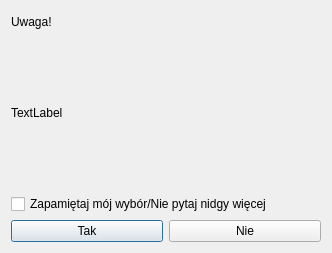
<?xml version="1.0" encoding="UTF-8"?>
<ui version="4.0">
 <class>Dialog</class>
 <widget class="QDialog" name="Dialog">
  <property name="geometry">
   <rect>
    <x>0</x>
    <y>0</y>
    <width>332</width>
    <height>253</height>
   </rect>
  </property>
  <property name="windowTitle">
   <string>Dialog</string>
  </property>
  <layout class="QGridLayout" name="gridLayout">
   <item row="0" column="0">
    <layout class="QVBoxLayout" name="verticalLayout_2">
     <item>
      <widget class="QLabel" name="label_2">
       <property name="text">
        <string>Uwaga!</string>
       </property>
      </widget>
     </item>
     <item>
      <widget class="QLabel" name="label">
       <property name="minimumSize">
        <size>
         <width>300</width>
         <height>150</height>
        </size>
       </property>
       <property name="text">
        <string>TextLabel</string>
       </property>
      </widget>
     </item>
    </layout>
   </item>
   <item row="1" column="0">
    <layout class="QVBoxLayout" name="verticalLayout">
     <item>
      <widget class="QCheckBox" name="checkBox">
       <property name="text">
        <string>Zapamiętaj mój wybór/Nie pytaj nidgy więcej</string>
       </property>
      </widget>
     </item>
     <item>
      <layout class="QHBoxLayout" name="horizontalLayout">
       <item>
        <widget class="QPushButton" name="pushButton">
         <property name="text">
          <string>Tak</string>
         </property>
        </widget>
       </item>
       <item>
        <widget class="QPushButton" name="pushButton_2">
         <property name="text">
          <string>Nie</string>
         </property>
        </widget>
       </item>
      </layout>
     </item>
    </layout>
   </item>
  </layout>
 </widget>
 <resources/>
 <connections/>
</ui>
